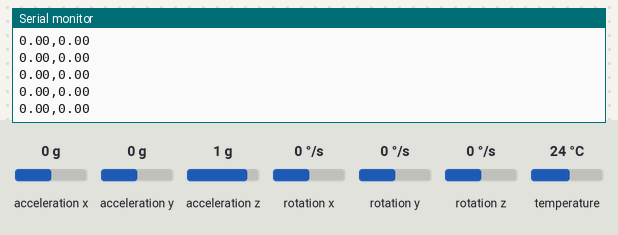
This sketch was run on a simulated Arduino Uno, built with avr-gcc and run on an emulated ATmega328P. Shown: the last lines printed to the serial monitor. The test bench sets the inputs (shaded band); at power-on: rotation x 0 °/s, rotation z 0 °/s, acceleration x 0 g, acceleration y 0 g, acceleration z 1 g, rotation y 0 °/s, temperature 24 °C.

Above: at 1.3 s.
1.4 s: rotation x set to -192 °/s
At 1.68 s:
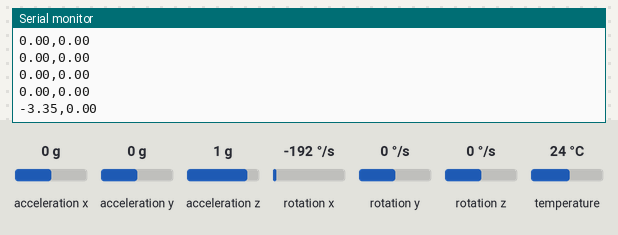
2.9 s: rotation z set to -192 °/s
At 3.1 s:
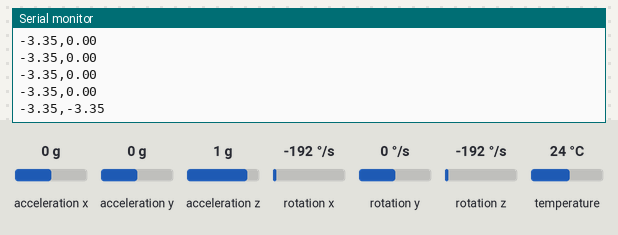
4.4 s: rotation x set to -100 °/s
At 4.51 s:
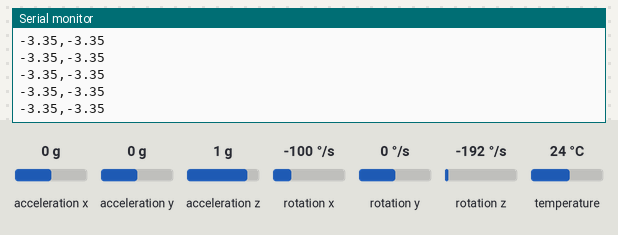
Timing chart, 0 to 7.4 s (numbered marks = the images above; inputs shaded):
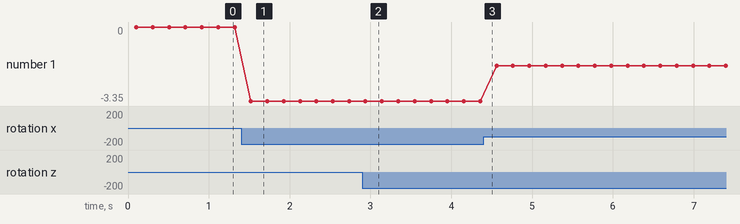

Measured:
- after the input at 1.4 s, the serial monitor: prints a new line after 0.12 s (image 1)
- after the input at 2.9 s, the serial monitor: prints a new line at once (image 2)
- plotted number 1: 0 → -3.35 after the input at 1.4 s, -3.35 → -1.75 after the input at 4.4 s

The sketch:

gyro_readings.ino
```cpp
#include <Adafruit_MPU6050.h>
#include <Adafruit_Sensor.h>
#include <Wire.h>
/**
 * The first two includes are from a library for the MPU6050
 * That library is called "MPU6050_light" by refetick
 *
 * The third include is part of a library for the I2C communication,
 * I2C stands for the Inter-Integrated Circuit protocol.
 * It is a protocol for communication between
 * microcontrollers and peripherals over short distances.
 */

// Declare an object of the class Adafruit_MPU6050
Adafruit_MPU6050 mpu;
// Declare a string to store the gyro readings
String s;

void setup(void)
{
    /**
     * Initialize the serial communication
     * with a baud rate of 9600.
     *
     * If you set the baud rate too high,
     * the port will end up segmenting the frames,
     * resulting in fragments of data
     * that Unity won't be able to read line-by-line.
     */
    Serial.begin(9600);
    while (!Serial)
        delay(10);

    if (!mpu.begin())
    {
        Serial.println("Failed to find MPU6050 chip");
        while (1)
        {
            delay(10);
        }
    }

    // Set the range of the accelerometer and gyroscope
    // You don't need to change these values
    mpu.setAccelerometerRange(MPU6050_RANGE_8_G);
    mpu.setGyroRange(MPU6050_RANGE_2000_DEG);
    mpu.setFilterBandwidth(MPU6050_BAND_21_HZ);

    delay(100);
}

void loop()
{

    // These are the variables that will store the readings
    sensors_event_t a, g, temp;
    mpu.getEvent(&a, &g, &temp); // Get the readings from the MPU6050
    s = g.gyro.x; // Store the x-axis reading
    s.concat(","); // Add a comma to separate the values
    s.concat(g.gyro.z); // Store the z-axis reading
    Serial.println(s); // Print the readings to the serial output

    delay(200);
}
```
